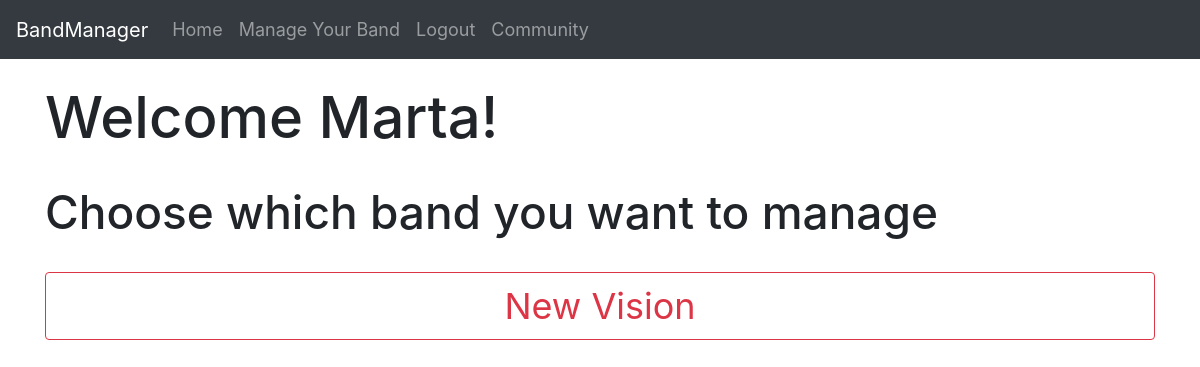
The app's page /manage-your-band (signed in) with its own data.
### website/models.py (models this page shows)
class User(db.Model, UserMixin):
    id = db.Column(db.Integer, primary_key=True, unique=True)
    first_name = db.Column(db.String(150))
    surname = db.Column(db.String(150))
    email = db.Column(db.String(150), unique=True)
    password = db.Column(db.String(150))
    telephone_number = db.Column(db.Integer)
    instrument = db.Column(db.String(150))
    band_id = db.Column(db.Integer)
    wallet = db.Column(db.Integer, default=0)
    band = db.relationship('Band')
    messages = db.relationship('Message')

class Band(db.Model):
    id = db.Column(db.Integer, primary_key=True, unique=True)
    name = db.Column(db.String(150))
    city = db.Column(db.String(150))
    music_type = db.Column(db.String(150))
    password = db.Column(db.String(150))
    user_id_admin = db.Column(db.Integer, db.ForeignKey('user.id'))
    date_created = db.Column(db.DateTime(timezone=True), default=func.now())
    budget = db.Column(db.Integer, default=0)

### website/views.py (the view)
@views.route('/manage-your-band', methods=['GET'])
@login_required
def manage_your_band():
    bands = Band.query.filter_by(id=current_user.band_id).all()
    bands_admin = Band.query.filter_by(user_id_admin=current_user.id).all()
    if bands == [] and bands_admin == []:
        return render_template('manage_your_band.html', user=current_user, bands=[])
    elif bands == []:
        return render_template('manage_your_band.html', user=current_user, bands=bands_admin)
    else:
        return render_template('manage_your_band.html', user=current_user, bands=bands)

### website/templates/manage_your_band.html (shortened to what this page needs)
{% extends "base.html" %}
{% block content %}
<br/>
<h1 style="font-size: 58px;">Welcome {{ user.first_name }}!</h1>
<br/>
<h1 style="font-size: 46px;"">Choose which band you want to manage</h1>
<br/>
{% if bands == [] %}
    <h2>You don't have any bands.</h2>
{% else %}
{% for band in bands %}
<form method="POST" action="/manage-your-band/{{ band.id }}">
    <div class="buttons" style="text-align: center;">
            <button type="submit" class="btn btn-outline-danger btn-block" style="font-size: 36px;" name=band value={{ band.id }}>{{band.name}}</button>
            <br>
    </div>
</form>
{% endfor %}
{% endif %}
{% endblock %}

### records on screen
User: first_name "Marta"
Band: {{ band.id }} 1 (drawn), name "New Vision"
